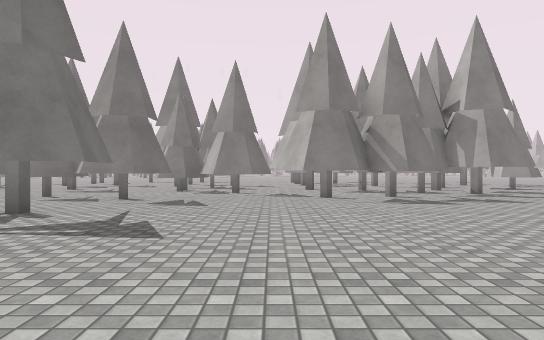
[1] (above)

24 first-person views from a walk through a Unity game level. The camera is 1.2 m above the floor, looks level and sees 70° across. The floor is counted in squares, 2 m on a side. Each view is taken from the middle of a square. On the plan, view 1 faces up. The plan holds only what a view shows up to about 11 squares ahead; the rest is blank. The place goes on beyond the plan. The player character is not drawn. Surface patterns are stand-ins for the level's own textures.

[2]
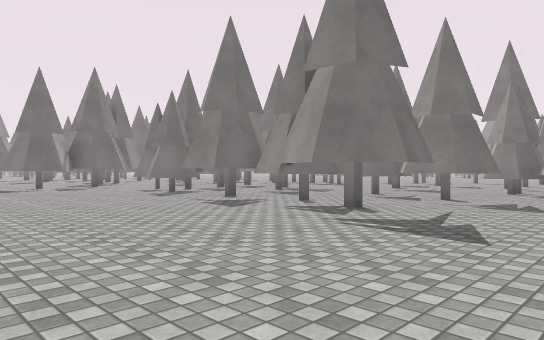

[3]
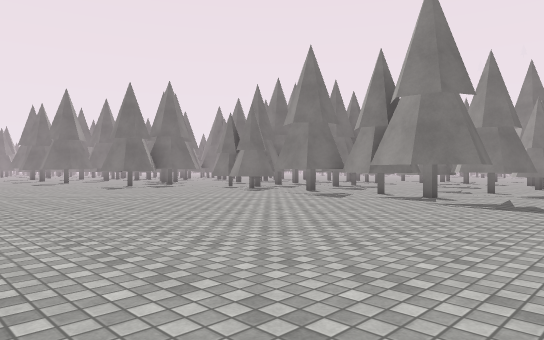

[4]
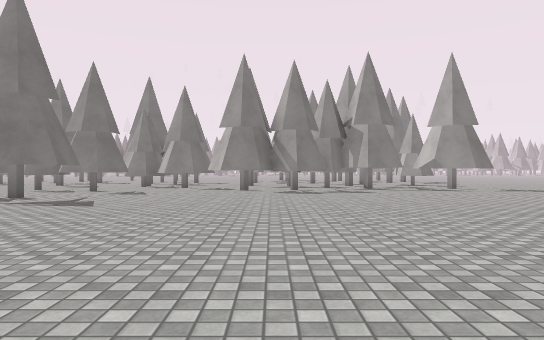

[5]
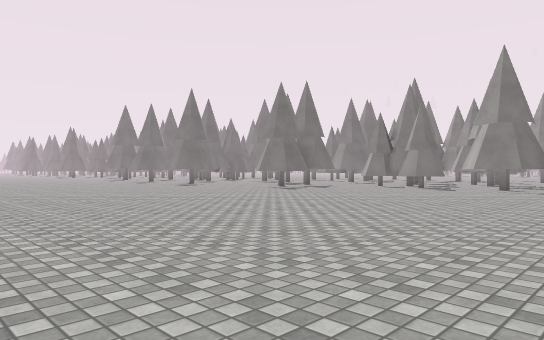

[6]
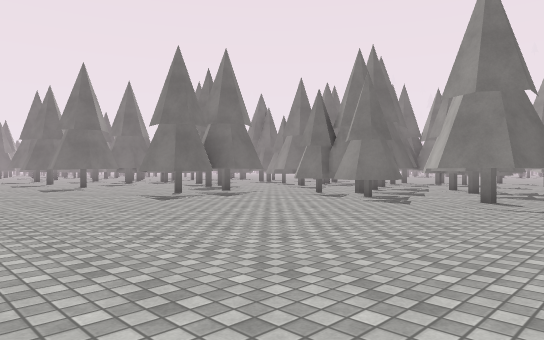

[7]
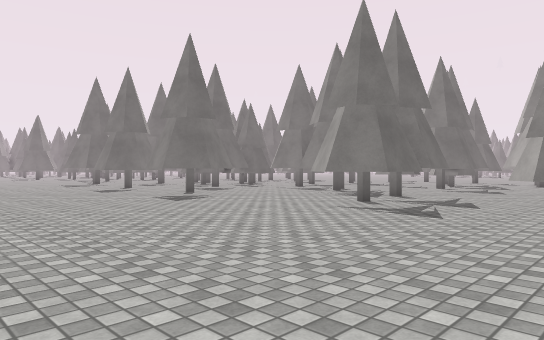

[8]
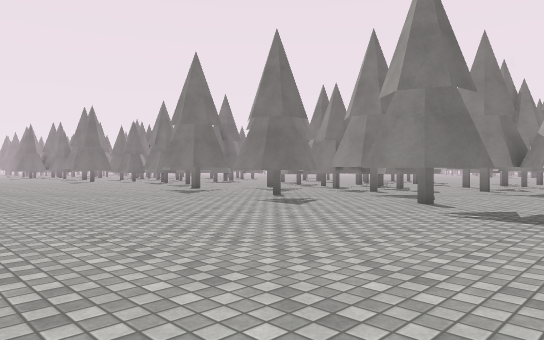

[9]
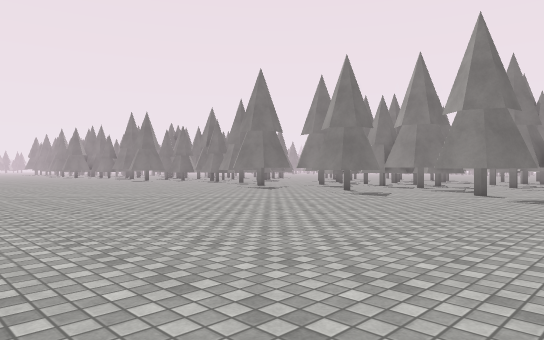

[10]
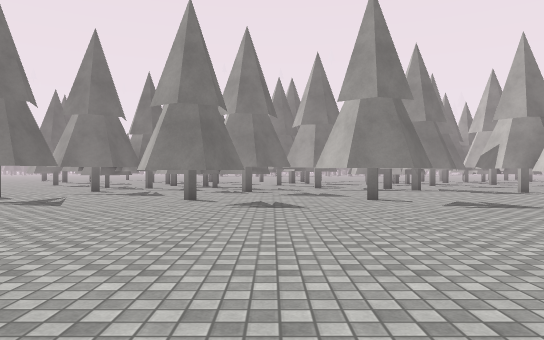

[11]
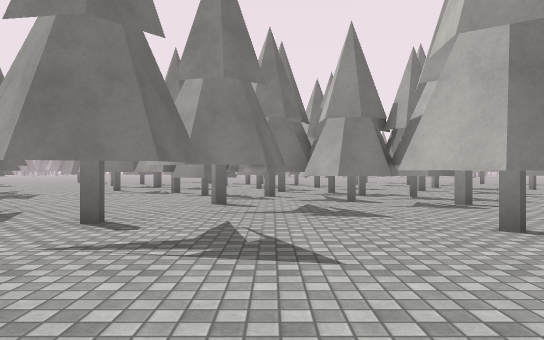

[12]
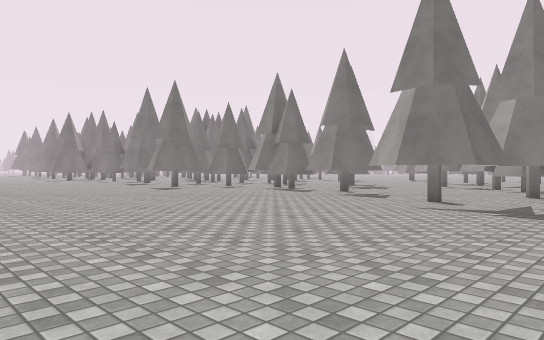

[13]
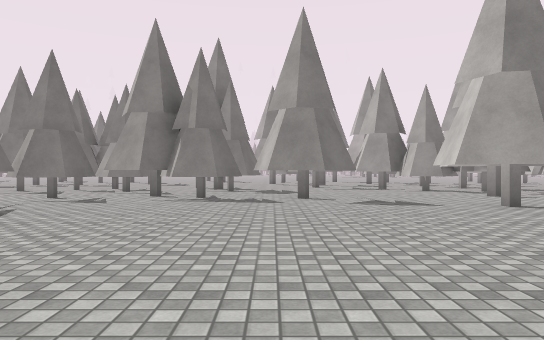

[14]
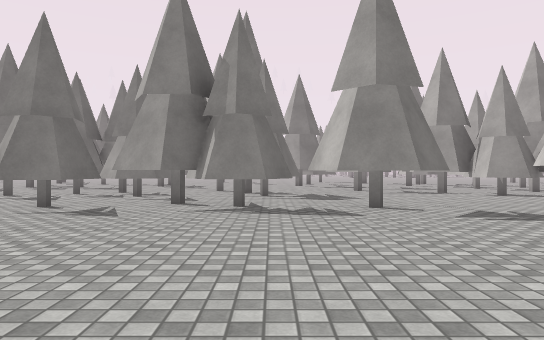

[15]
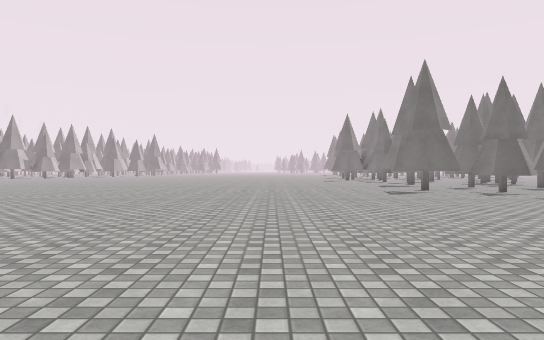

[16]
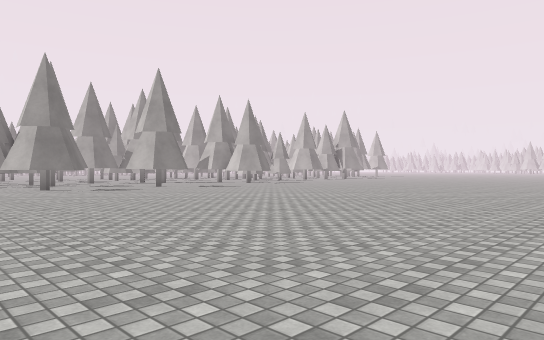

[17]
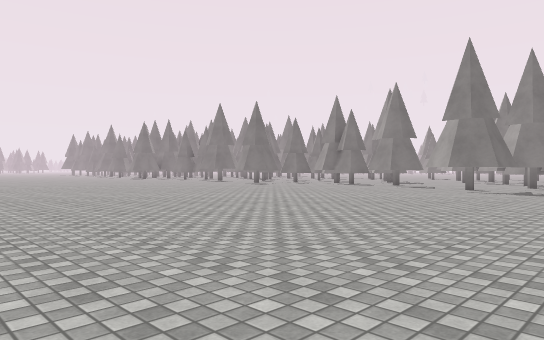

[18]
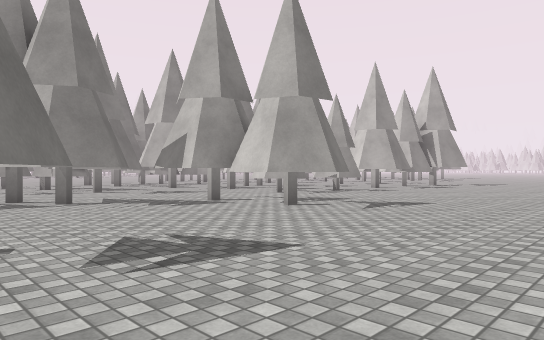

[19]
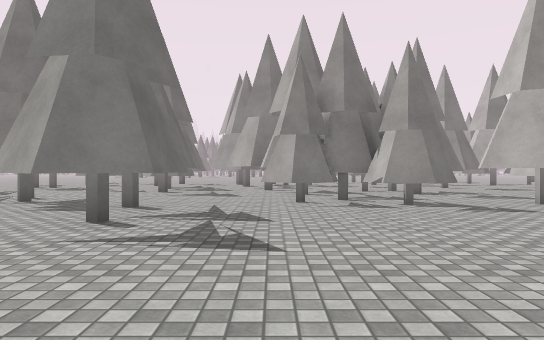

[20]
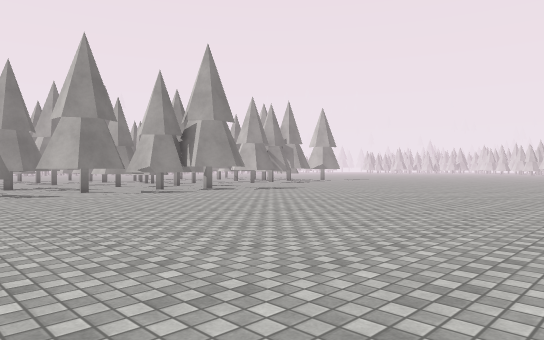

[21]
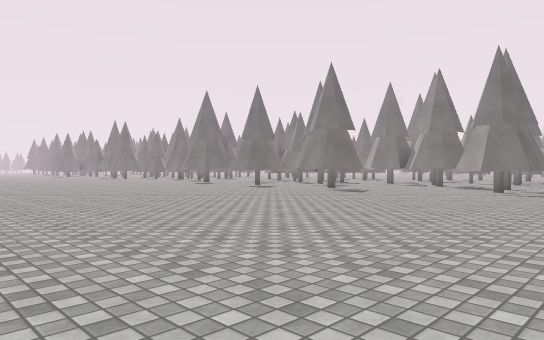

[22]
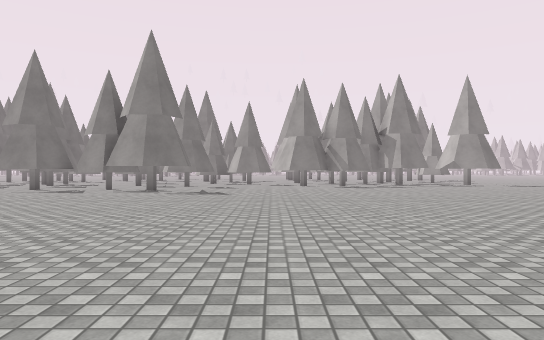

[23]
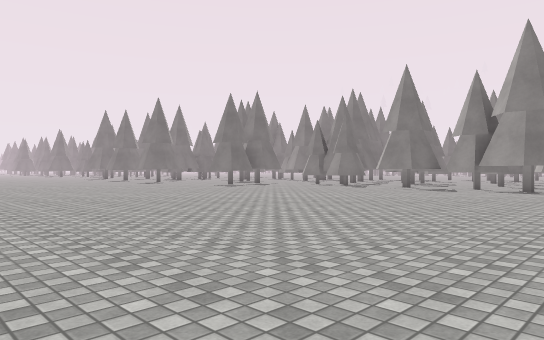

[24]
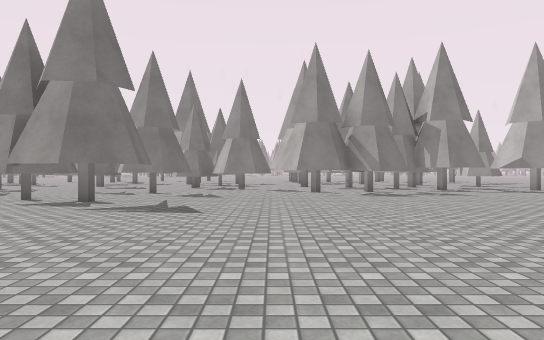

### Floor plan
Key: @ floor where view 1 was taken; # wall or solid block; . floor; T thing the floor can be seen under or through.
Columns run from 36 left of view 1 to 7 right of it. Each row starts with its distance up from view 1.
 10      .###            ####        #####
  9 #. ##...##         ####.#        #...#######
  8 #####....##       ##....#        #...###....
  7 .##.......##  #####T ...##       #..........
  6 #######..#T#####...TTTT.##########..........
  5 #######...T#..##.....TT...#.##.###..........
  4 #.......TTT..........TTT....................
  3 #.......TTT..##.###..TTT...................
  2 .............##..#.........................
  1 ..........................................
  0 ....................................@....
 -1 .........................................
 -2 ........................................
 -3 .......................................
 -4 .......................................
 -5 ......................................
 -6 .....................................
 -7 ..........................   .......
 -8 ..   .....................
 -9           .........
-10           ....

Where each view was taken, in squares from view 1:
view 1: 0 up, 0 right, facing up
view 2: 0 up, 0 right, facing up-left
view 3: 3 down, 0 right, facing up-left
view 4: 3 down, 2 right, facing up
view 5: 7 down, 4 left, facing up-left
view 6: 2 down, 5 left, facing up-left
view 7: 3 down, 10 left, facing up-left
view 8: 4 down, 16 left, facing up-left
view 9: 7 down, 16 left, facing up-left
view 10: 5 down, 21 left, facing up
view 11: 1 down, 25 left, facing up
view 12: 4 down, 24 left, facing up-left
view 13: 3 down, 31 left, facing up
view 14: 1 down, 32 left, facing up
view 15: 1 down, 25 left, facing left
view 16: 10 down, 26 left, facing up-right
view 17: 9 down, 23 left, facing up-left
view 18: 1 down, 19 left, facing up-right
view 19: 1 down, 12 left, facing up
view 20: 5 down, 11 left, facing up-right
view 21: 8 down, 11 left, facing up-left
view 22: 6 down, 0 right, facing up
view 23: 7 down, 1 left, facing up-left
view 24: 2 down, 0 right, facing up
